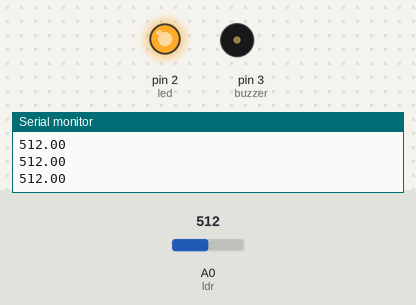
The sketch below on a simulated Arduino Uno, built with avr-gcc and run on an emulated ATmega328P. Shown: output pins drawn as LEDs (lit = HIGH), buzzer (waves = sounding, pin HIGH), the last lines printed to the serial monitor. The inputs (shaded band) are chosen by the test bench; at power-on: A0 (ldr) = 512.

Above: at 1.2 s.
1.3 s: A0 (ldr) set to 311
2.8 s: A0 (ldr) set to 291
At 3.6 s:
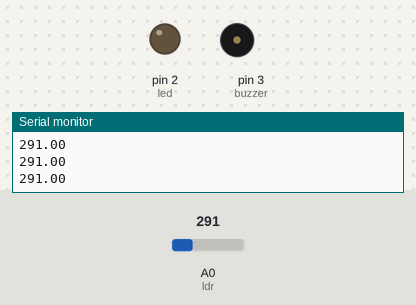
4.3 s: A0 (ldr) set to 306
At 4.6 s:
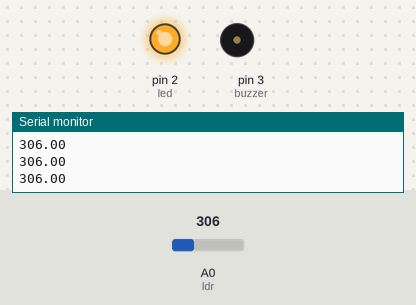
5.8 s: A0 (ldr) set to 290
At 7.2 s:
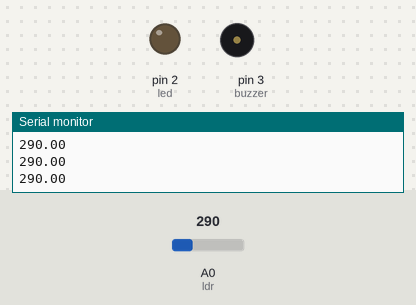
Timing chart, 0 to 8.3 s (numbered marks = the images above; inputs shaded):
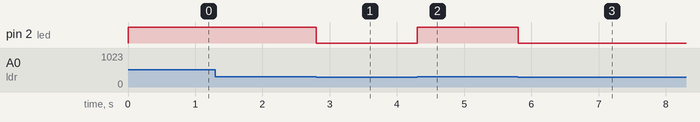

The sketch:

ldr_project.ino
```cpp
#define ldr A0
#define led 2
#define buzzer 3

const int  ldrthreshold =  300;

void setup() {
  Serial.begin(9600);
  pinMode(ldr, INPUT);
  pinMode(led, OUTPUT);
  pinMode(buzzer, OUTPUT);
  // put your setup code here, to run once:

}

void loop() {
  float ldrvalue = analogRead(ldr);
  if(ldrvalue > ldrthreshold){
    digitalWrite(led, HIGH);
  }else{
    digitalWrite(led, LOW);
  }

  Serial.println(ldrvalue);

  // put your main code here, to run repeatedly:

}
```

Measured:
- the behaviour switches between 301 and 300 on A0 (ldr) (found by bisection; images 0 and 1)
- after the input at 2.8 s, pin 2 (led): HIGH → LOW at once
- after the input at 4.3 s, pin 2 (led): LOW → HIGH at once
- after the input at 5.8 s, pin 2 (led): HIGH → LOW at once
